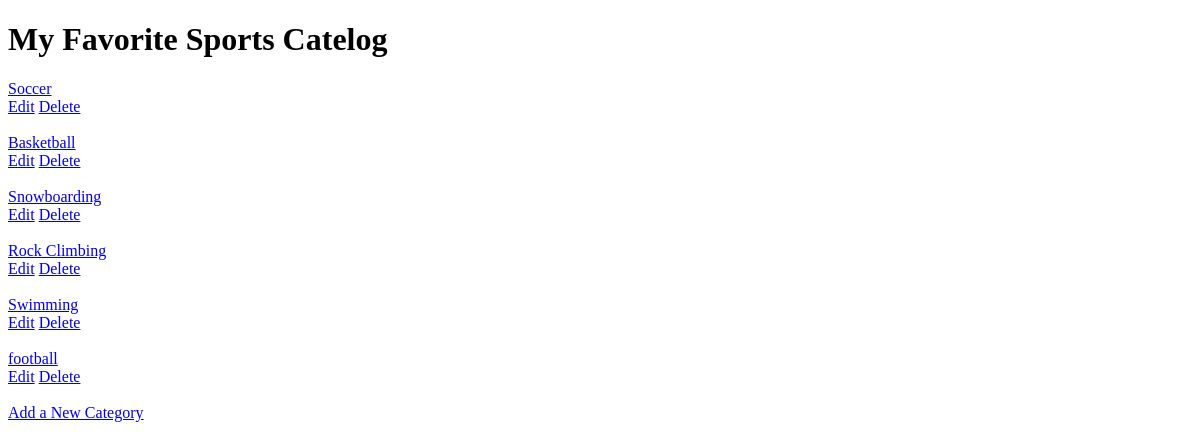
The app's page /catelog, older data.
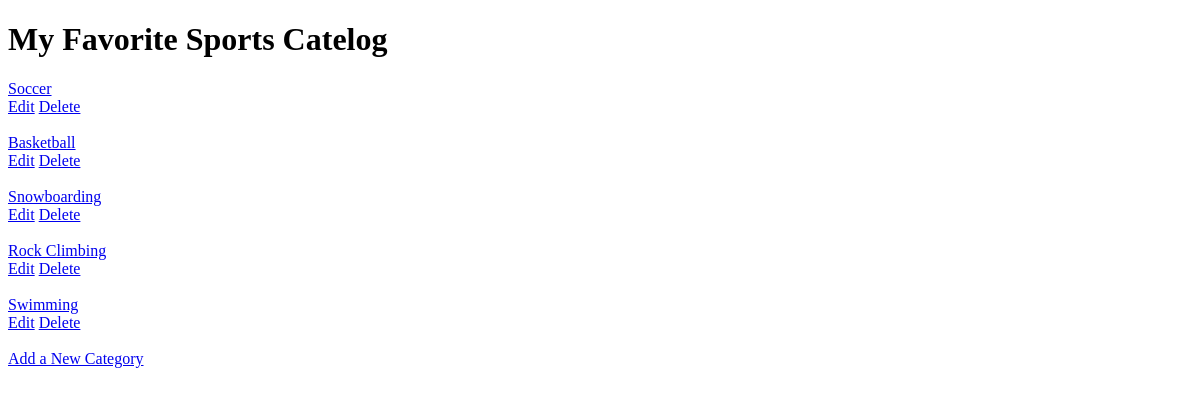
The same page, newer data.
### catalog/database_setup.py (models this page shows, shortened)
class Category(Base):
	__tablename__ = 'category'
	name = Column(String(80), nullable = False)
	id = Column(Integer, primary_key = True)

### catalog/application.py (the view)
@app.route('/')
@app.route('/catelog')
def categoryShow():
    category = session.query(Category).all()
    return render_template('main.html', category=category)

### catalog/templates/main.html (shortened to what this page needs)
<!DOCTYPE html>
<html>
<head>
</head>
<body>
<h1>My Favorite Sports Catelog</h1>
<div>
	{% for i in category %}
	<div>
		<a href='{{url_for('itemPage', category_id = i.id) }}'>{{i.name}}</a>
		<a href='{{url_for('editCategory', category_id = i.id) }}'>Edit</a>
		<a href = '{{url_for('deleteCategory', category_id = i.id) }}'>Delete</a>
	</div>
	{% endfor %}
	<a href='{{url_for('newCategory') }}'>Add a New Category</a>
</div>
</body>
</html>

Row changes from the older to the newer data that the page shows:
removed Category: name "football"
